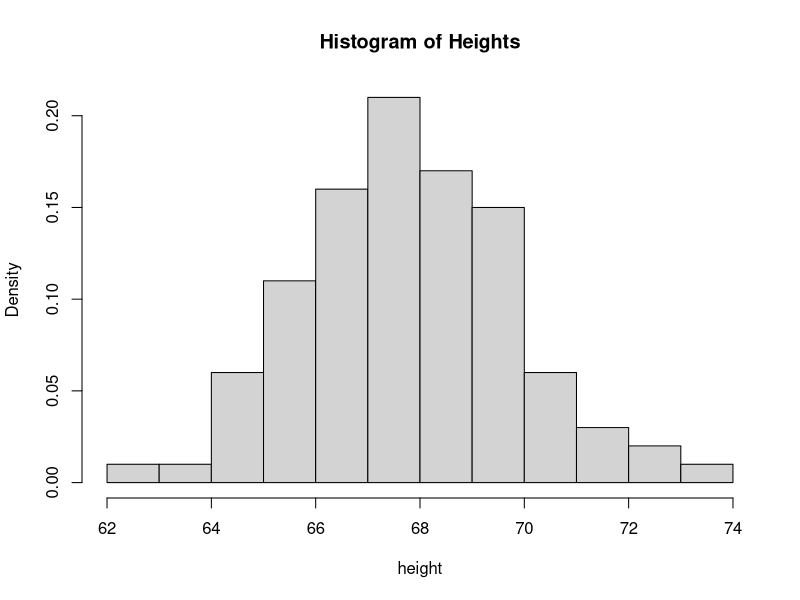
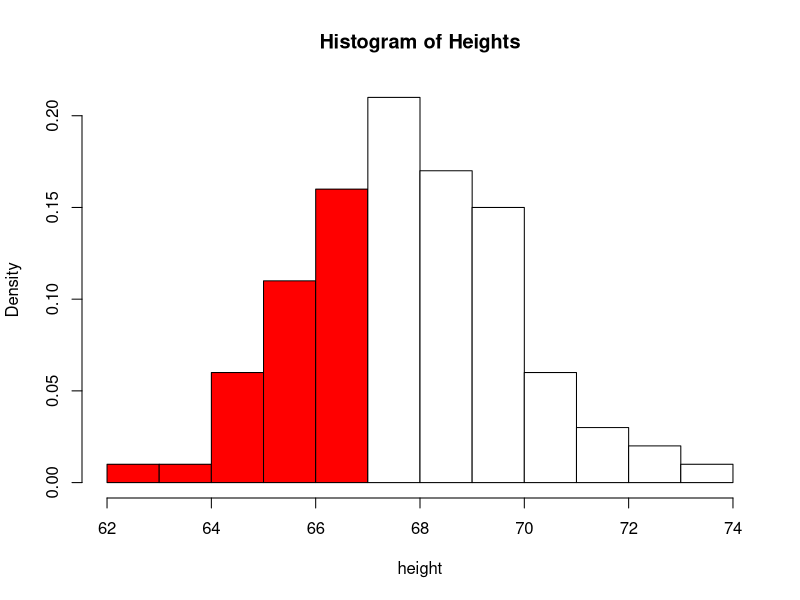
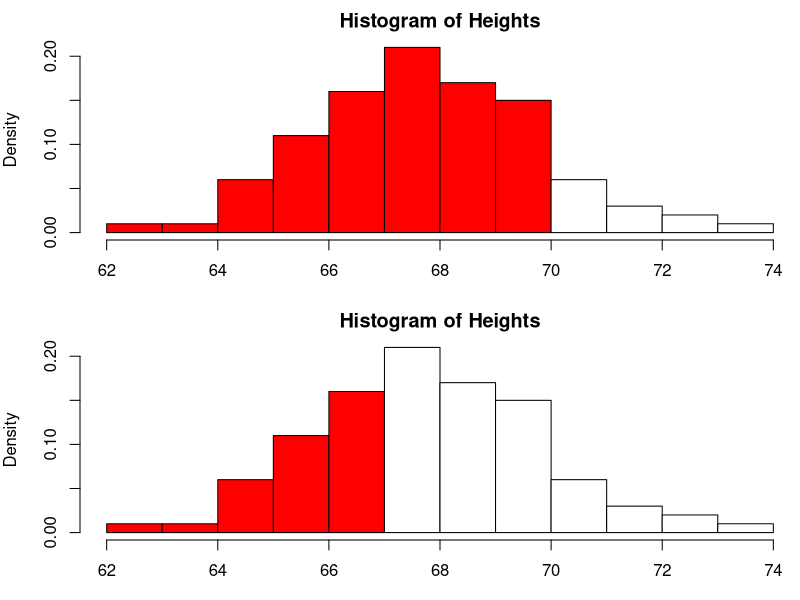
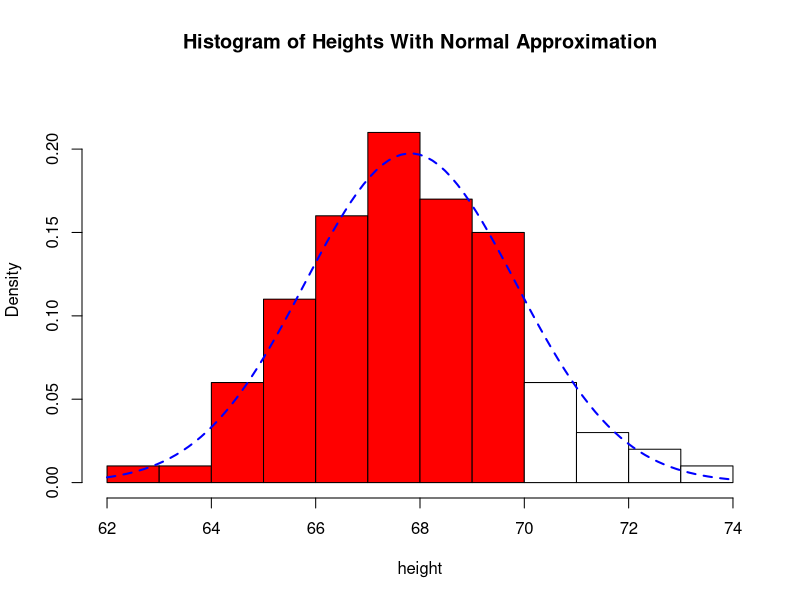
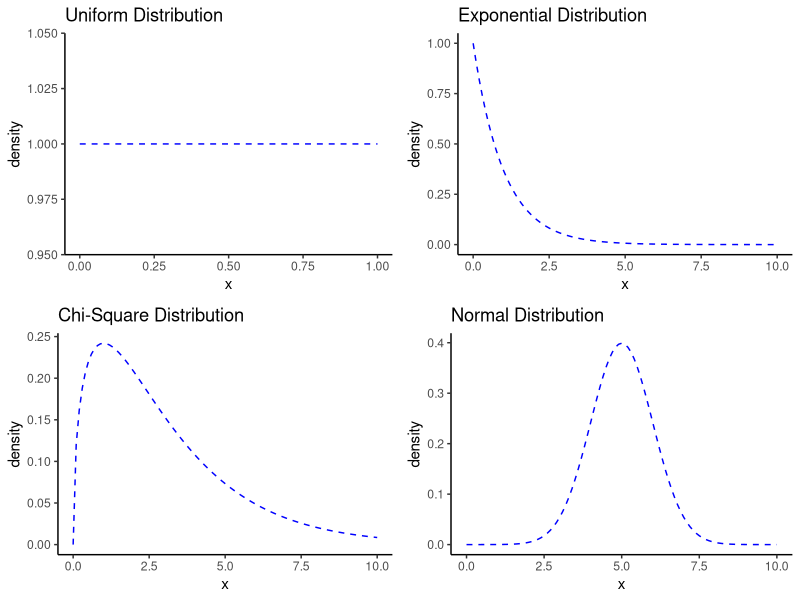
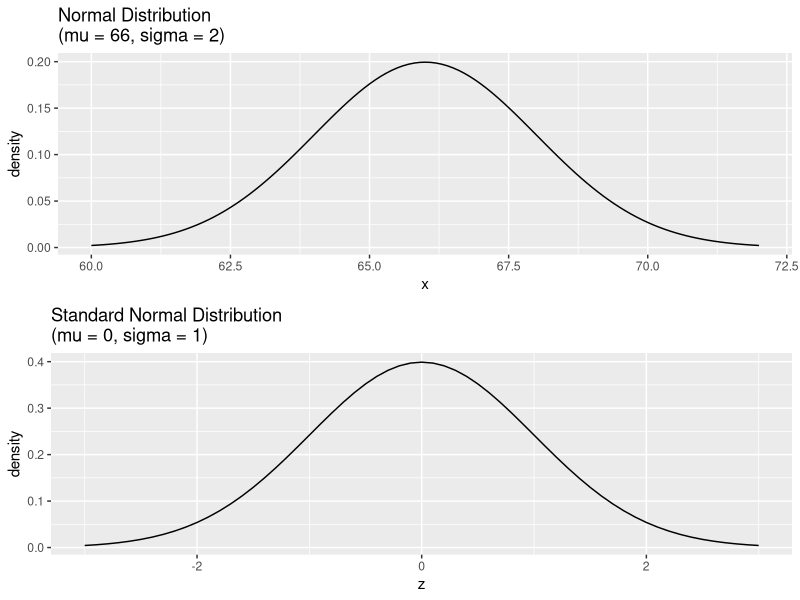
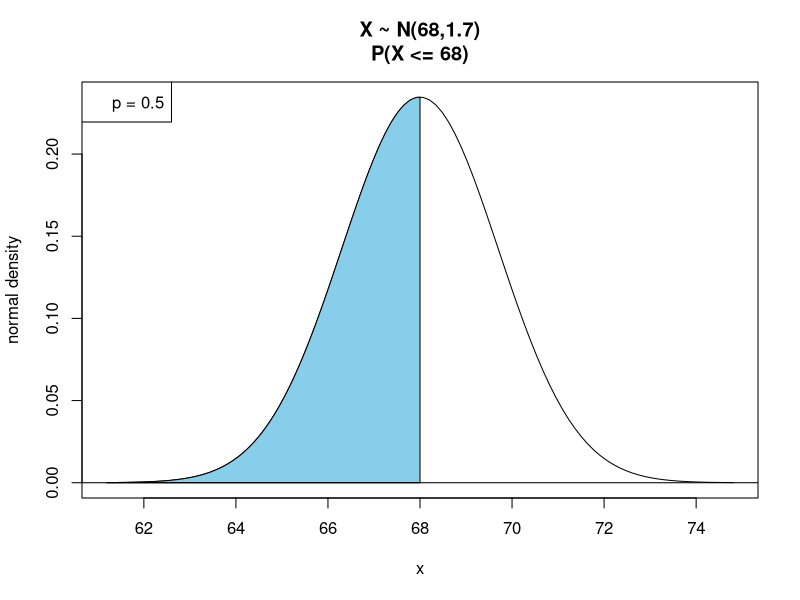
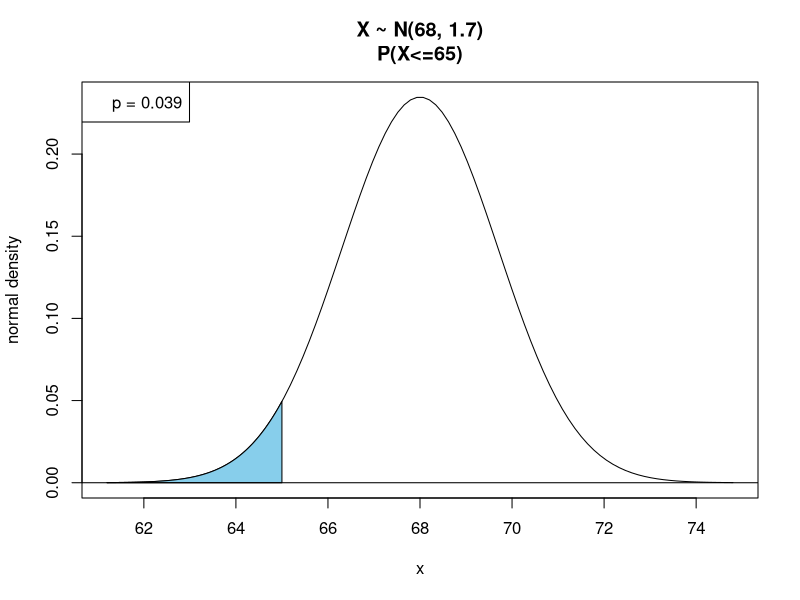

Reproduce these figures in R, in order.
##################################################################
# The normal distribution
##################################################################

library(ggplot2)
library(dplyr)
library(cowplot)

##################################################################
# create a vector of heights
##################################################################
heights <- c(68.54, 69.85, 69.8, 67.56, 67.36, 64.63, 72.24, 67.34, 64.24, 
    67.22, 69.73, 70.52, 66.47, 67.64, 66.78, 66.89, 66.75, 65.95, 
    64.11, 64.88, 68.91, 68.52, 68.23, 67.3, 67.62, 67.97, 66.11, 
    63.65, 66.85, 67.13, 71.15, 65.08, 67.86, 68.23, 72.65, 68.87, 
    65.69, 66.54, 68.88, 69.79, 70.04, 65.87, 65.21, 69.82, 71.25, 
    68.09, 65.69, 70.82, 66.96, 68.16, 65.53, 70.05, 67.75, 69.1, 
    64.05, 66.11, 68.35, 64.81, 68.85, 69.54, 67.7, 69.68, 68.58, 
    67.29, 69.82, 66.73, 70.81, 66.95, 67.88, 66, 68.43, 65.33, 66.94, 
    66.27, 66.8, 69.81, 67.86, 70.15, 66.94, 68.07, 69.41, 67.83, 
    69.06, 69.38, 65.97, 69.41, 68.87, 71.95, 67.16, 68.47, 65.86, 
    67.48, 66.04, 62.36, 67.06, 69.63, 73.08, 67.33, 68.25, 67.35)

##################################################################
# This function constructs a histogram of X while optionally shading
# all values corresponding to P(X <= obs), and optionally adding
# a density curve if density = TRUE
# ... are additional arguments to hist
##################################################################
shaded.hist <- function(X, hist = TRUE, density = FALSE, obs = NULL, ...) {
  h <- hist(X, plot = FALSE)
  col <- rep("white", length(h$breaks))
  ylim <- NULL
  if (density) {
    m <- max( max(h$density), dnorm(mean(X), mean = mean(X), sd = sd(X)))
    m <- m +0.1*m  
    ylim <- c(0,m)
  }
  
  if (hist & !is.null(obs)) {
     col[h$breaks<obs] = "red"
  }
  lty <- 1
  if (!hist) lty <- 0
  hist(X, prob = TRUE, ylim = ylim, col = col, lty = lty, ...)
  
  if (density) {
    curve(dnorm(x, mean = mean(X), sd = sd(X)), col = "blue", lty = 2, lwd = 2, add = TRUE)
  }
}


#################################################
## If an individual is randomly selected, what 
## is the probability their height is less than
## or equal to 67 inches?
#################################################

hist(heights, prob = TRUE, main = "Histogram of Heights", xlab = "height")
p <- sum(heights <= 67) / length(heights)

#####################################################
## We can visualize this on a histogram. Let
## X be the height of a randomly selected individual
## P (X <= 67) is the cumulative density of
## the red bars, while P (X > 67) is the 
## cumulative density of the white bars, or
## 1 - P(X <=67)
#####################################################
shaded.hist(heights, obs = 67, main = "Histogram of Heights", xlab = "height")


#####################################################
## What is the probability P (67 < X < 70)?
## We can take:  P(X <=70) - P(X <= 67)
#####################################################

par.orig <- par(mfrow = c(2,1), mar = c(3,4,2,0))
shaded.hist(heights, obs=70, main = "Histogram of Heights", xlab = "height")
shaded.hist(heights, obs=67, main = "Histogram of Heights", xlab = "height")
par(par.orig)

###################################################################
# In practice, probability distributions are visualized by curves
# which (approximately) reflect the distribution 
# (shape of the data) and probability density across the sample 
# space. The cumulative density is equivalent to the area under 
# the curve
###################################################################

shaded.hist(heights, density = TRUE, obs = 70, main = "Histogram of Heights With Normal Approximation", xlab = "height")

###################################################################
# Several distributions are given below. However we will focus
# on the most widely used distribution, the normal distribution
# (or bell curve)
###################################################################

# set up data frames with (x,y) values for various distributions
# for given 'x' values, use 'mutate' to add the corresponding 'y' value (density)
data.unif <- data.frame(x = seq(0,1,by=.1)) %>% mutate(y = dunif(x))
data.exp <- data.frame(x = seq(0,10,by=.1)) %>% mutate(y = dexp(x))
data.chisq <- data.frame(x = seq(0,10,by=.1)) %>% mutate(y = dchisq(x, df = 3))
data.norm <- data.frame(x = seq(0,10,by=.1)) %>% mutate(y = dnorm(x, mean = 5, sd = 1))

# generate each plot
plot.unif <- ggplot(data.unif, aes(x, y)) + geom_line(color = "blue", lty = 2) +
  ggtitle("Uniform Distribution") + labs(x = "x", y = "density") + theme_classic()
plot.exp <- ggplot(data.exp, aes(x, y)) + geom_line(color = "blue", lty = 2) +
  ggtitle("Exponential Distribution") + labs(x = "x", y = "density") + theme_classic()
plot.chisq <- ggplot(data.chisq, aes(x, y)) + geom_line(color = "blue", lty = 2) +
  ggtitle("Chi-Square Distribution") + labs(x = "x", y = "density") + theme_classic()
plot.norm <- ggplot(data.norm, aes(x, y)) + geom_line(color = "blue", lty = 2) +
  ggtitle("Normal Distribution") + labs(x = "x", y = "density") + theme_classic()

# display multiple plots on a grid (from cowplot)
plot_grid(plot.unif, plot.exp, plot.chisq, plot.norm)


###################################################################
# The normal distribution is completely specified by its mean
# and standard deviation
###################################################################

# normal distribution with mean = 60 and sd = 72
d1 <- data.frame(x = seq(60,72,by=.1)) %>% mutate(y=dnorm(x, mean = 66, sd = 2))
p1 <- ggplot(data = d1, aes(x, y)) + geom_line() +
  ggtitle("Normal Distribution\n(mu = 66, sigma = 2)")  + ylab("density")

# normal distribution with mean = 0 and sd = 1 (i.e., standard normal distribution)
d2 <- data.frame(x = seq(-3,3,by=.1)) %>% mutate(y=dnorm(x, mean = 0, sd = 1))
p2 <- ggplot(data = d2, aes(x, y)) + geom_line() +
  ggtitle("Standard Normal Distribution\n(mu = 0, sigma = 1)")  + 
  ylab("density") + xlab("z")

# plot both distributions
plot_grid(p1, p2, nrow = 2)

########################################################################
# Suppose heights are normally distributed with mean = 68 and 
# sd = 1.7 inches. Find the probability that a randomly selected 
# person is less than (or equal to) 70 inches tall 
#
# pnorm(a, mean = mu, sd = sd) returns P(X <= a) when X ~ N(mu, sd)
#
########################################################################

pnorm(70, mean = 68, sd = 1.7)


########################################################################
# Shades the area under the normal curve between a and b 
# This area corresponds to P (a <= x <= b) when X ~ N (mean, sd)
# For P (x <= b) set a = -Inf
# For P (x >= a) set b = Inf
########################################################################
shade.norm <- function(a,b, mean = 0, sd = 1,  ...) {
  m1 <- mean-4*sd
  if (!is.infinite(a)) m1 = min(a,m1)
  m2 <- mean+4*sd
  if (!is.infinite(b)) m2 = max(b,m2)
  
  x <- seq(m1,m2, length.out = 100)
  plot(x, dnorm(x, mean = mean, sd = sd), type = "l", ylab = "normal density", ...)
  if (is.infinite(a)) a <- m1
  if (is.infinite(b)) b <- m2
  r <- seq(a,b,length.out=100)
  cord.x <- c(a,r,b)
  cord.y <- c(0,dnorm(r, mean = mean, sd = sd),0)
  polygon(cord.x,cord.y,col='skyblue')
  abline(h = 0)

  p <- pnorm(b, mean = mean, sd = sd) - pnorm(a, mean = mean, sd = sd)
  legend("topleft", legend = paste("p = ", round(p,3), sep = ""))
  
}


########################################################################
# Assume that X ~ N(68, 1.7).
# 1. Find P(X <= 68)
# 2. Find P(X <= 65)
# 3. Find P(X > 65)
# 4. Find P(64.6 <= X <= 71.4)
########################################################################

#1. P(X <= 68)
shade.norm(-Inf, 68, mean = 68, sd = 1.7, 
           main = "X ~ N(68,1.7)\nP(X <= 68)")  # or
pnorm(68, mean = 68, sd = 1.7)

#2. P(X <= 65)
shade.norm(-Inf, 65, mean = 68, sd = 1.7,
           main = "X ~ N(68, 1.7)\nP(X<=65)")  # or
pnorm(65, mean = 68, sd = 1.7)

#3. P(X > 65)
shade.norm(65, Inf, mean = 68, sd = 1.7,
           main = "X ~ N(68, 1.7)\nP(X>65)")  # or

1 - pnorm(65, mean = 68, sd = 1.7)

# for probabilies of the form P(X > a), you can
# also use pnorm with lower.tail = FALSE
pnorm(65, mean = 68, sd = 1.7, lower.tail = FALSE)

#4. P(64.6 <= X <= 71.4)
shade.norm(64.6, 71.4, mean = 68, sd = 1.7,
           main = "X ~ N(68, 1.7)\nP(64.6 <= X <= 71.4)")  # or
pnorm(71.4, mean = 68, sd = 1.7) - pnorm(64.6, mean = 68, sd = 1.7)


########################################################################
# Percentiles (quantiles) from the normal distribution
# Assume still that X ~ N(68, 1.7)
# What is the 75th percentile?
# What is the 90th percentile?
########################################################################

qnorm(.75, mean = 68, sd = 1.7)
qnorm(.90, mean = 68, sd = 1.7)

########################################################################
# Verify 90th percentile
########################################################################
q <- qnorm(.90, mean = 68, sd =1.7)
shade.norm(-Inf, q, mean = 68, sd = 1.7, 
           main = "90th percentile of X ~ N(68, 1.7)")


########################################################################
# Suppose that X is normally distributed. Find the probabilty
# that a randomly selected value from X is more than 2 standard
# deviations above the mean.
########################################################################

# P(Z > 2)
# 1 - P(Z < 2)

1 - pnorm(2, mean = 0, sd = 1)
1 - pnorm(2)
